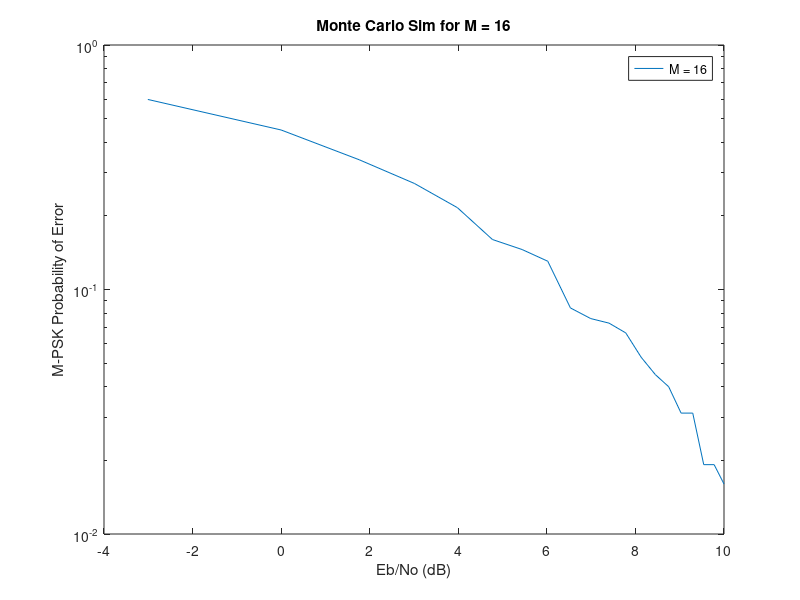

MATLAB code to generate this figure:
% This script generates a random M-ary PSK symbol, both In phase and
% Quadrature components, corrupst with noise, and then runs through a
% Maximum Liklihood detection algorithm.  The purpose is to demonstrate the
% symbol error rate for a given constellation of size M over a range of
% SNRs.

%Adjustable Parameters/Initialization
No = 1;
M = 16;
m = randsample(1:M,1);
I = 0;
Eb = [0.5:0.5:10]';
Es = Eb.*log2(M);
Sx = zeros(size(Eb,1),M);
Sy = zeros(size(Eb,1),M);
Dx = zeros(size(Eb,1),M);
Dy = zeros(size(Eb,1),M);
Rx = zeros(size(Eb,1),1);
Ry = zeros(size(Eb,1),1);
ErrorProb = zeros(size(Eb,1),1);
NoError = zeros(size(Eb,1),1); 
ErrorCount = zeros(size(Eb,1),1);
TxSymbol = zeros(size(Eb,1),1);
dist = zeros(size(Eb,1),M);

% Begin Main Operating Loop
while min(ErrorCount)<20
i = [1:1:M]';
n1 = normrnd(0,No/2,size(Eb,1),1);
n2 = normrnd(0,No/2,size(Eb,1),1);
Sx = (bsxfun(@times,sqrt(Es'),cos(2*pi*(i-1)/M)))';
Sy = (bsxfun(@times,sqrt(Es'),sin(2*pi*(i-1)/M)))';   
Rx = (sqrt(Es)*cos(2*pi*(m-1)/M))+n1;
Ry = (sqrt(Es)*sin(2*pi*(m-1)/M))+n2;

%Decision Made
for j = 1:1:size(Eb,1)
    Dx(j,:) = pdist2(Rx(j,1),Sx(j,:)','euclidean','Smallest',1);
    Dy(j,:) = pdist2(Ry(j,1),Sy(j,:)','euclidean','Smallest',1);
end

dist = sqrt(Dx.^2+Dy.^2);
[C,I] = min(dist,[],2);

%Did Error Occur?
TxSymbol = ones(size(Eb,1),1).*m;

for a = 1:1:size(Eb,1);
    if isequal(I(a,1),TxSymbol(a,1)) == 1;
       NoError(a,1) = NoError(a,1) + 1;
    else
       ErrorCount(a,1) = ErrorCount(a,1) + 1;
    end
end
        
%Once At Least 20 Errors For A Given Eb Have Occured Loop Exits
end
    
%Results
ErrorProb = ErrorCount./(NoError+ErrorCount);

EbdB = 10.*log10(Eb);
semilogy(EbdB, ErrorProb);

Mary = 'M = %d';
Title = 'Monte Carlo Sim for M = %d';
str1 = sprintf(Mary,M);
str2 = sprintf(Title,M);
legend(str1);
title(str2);
xlabel('Eb/No (dB)');
ylabel('M-PSK Probability of Error');
